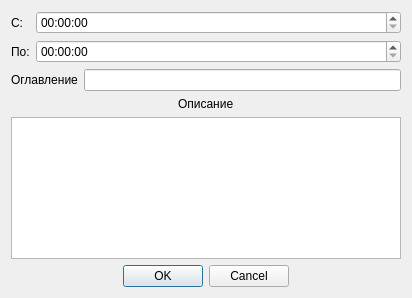
<?xml version="1.0" encoding="UTF-8"?>
<ui version="4.0">
 <class>Dialog</class>
 <widget class="QDialog" name="Dialog">
  <property name="geometry">
   <rect>
    <x>0</x>
    <y>0</y>
    <width>412</width>
    <height>298</height>
   </rect>
  </property>
  <property name="windowTitle">
   <string>Создание события</string>
  </property>
  <layout class="QVBoxLayout" name="verticalLayout_2">
   <item>
    <layout class="QVBoxLayout" name="verticalLayout">
     <item>
      <layout class="QGridLayout" name="gridLayout">
       <item row="1" column="0">
        <widget class="QLabel" name="label_2">
         <property name="text">
          <string>По:</string>
         </property>
        </widget>
       </item>
       <item row="0" column="0">
        <widget class="QLabel" name="label">
         <property name="text">
          <string>С:</string>
         </property>
        </widget>
       </item>
       <item row="1" column="1">
        <widget class="QTimeEdit" name="event_end">
         <property name="sizePolicy">
          <sizepolicy hsizetype="MinimumExpanding" vsizetype="Fixed">
           <horstretch>0</horstretch>
           <verstretch>0</verstretch>
          </sizepolicy>
         </property>
        </widget>
       </item>
       <item row="0" column="1">
        <widget class="QTimeEdit" name="event_start">
         <property name="sizePolicy">
          <sizepolicy hsizetype="MinimumExpanding" vsizetype="Fixed">
           <horstretch>0</horstretch>
           <verstretch>0</verstretch>
          </sizepolicy>
         </property>
        </widget>
       </item>
      </layout>
     </item>
     <item>
      <layout class="QHBoxLayout" name="horizontalLayout">
       <item>
        <widget class="QLabel" name="label_3">
         <property name="text">
          <string>Оглавление</string>
         </property>
        </widget>
       </item>
       <item>
        <widget class="QLineEdit" name="event_name"/>
       </item>
      </layout>
     </item>
     <item alignment="Qt::AlignHCenter">
      <widget class="QLabel" name="label_4">
       <property name="text">
        <string>Описание</string>
       </property>
      </widget>
     </item>
     <item>
      <widget class="QTextEdit" name="event_text"/>
     </item>
     <item alignment="Qt::AlignHCenter">
      <widget class="QDialogButtonBox" name="buttonBox">
       <property name="standardButtons">
        <set>QDialogButtonBox::Cancel|QDialogButtonBox::Ok</set>
       </property>
      </widget>
     </item>
    </layout>
   </item>
  </layout>
 </widget>
 <resources/>
 <connections/>
</ui>
